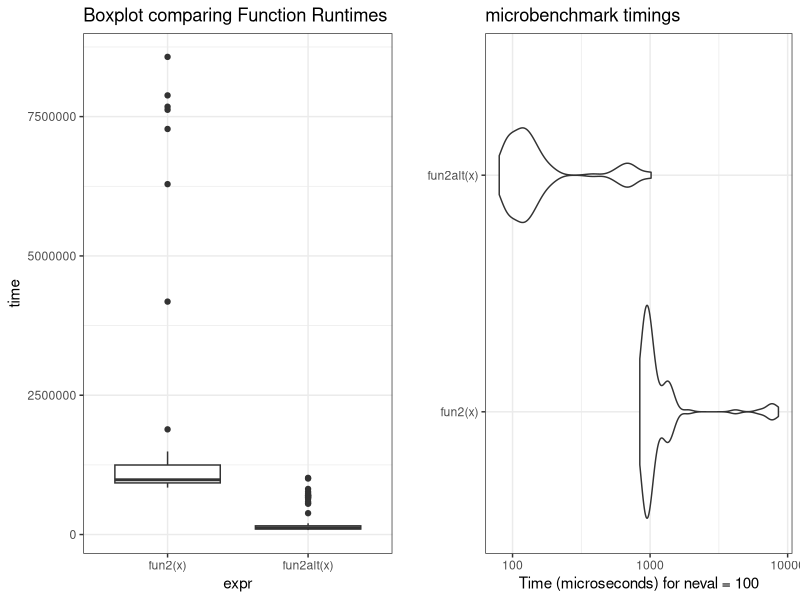

R code for this plot: (Note: this script raises an error after producing the figure.)
## ---- chunk 1
# install any missing packages
# install.packages("microbenchmark")
# install.packages("parallel")

library(parallel)
library(microbenchmark)
library(ggplot2)
## ---- chunk 2

# For loop with rbind is inefficient (repeated reallocates memory as matrix grows)
fun1 <- function(n = 100, k = 4, lambda = 4) {
  x <- NULL
  
  for (i in 1:n)
    x <- rbind(x, rpois(k, lambda))
  
  return(x)
}

# Use matrix function - preallocate memory
fun1alt <- function(n = 100, k = 4, lambda = 4) {
  matrix(rpois(n*k, lambda = lambda), ncol = k)
}

# Benchmarking
microbenchmark::microbenchmark(
  fun1(100),
  fun1alt(100),
  unit = "us"
)
## ---- chunk 3
# Data Generating Process (10 x 10,000 matrix)
set.seed(1234)
x <- matrix(rnorm(1e4), nrow=10)

# Find each column's max value. Loops through all columns and applys max on each column. Slower than direct matrix indexing
fun2 <- function(x) {
  apply(x, 2, max)
}

# Avoid function call inside loops
fun2alt <- function(x) {
  # YOUR CODE HERE
  x[cbind(max.col(t(x)), 1:ncol(x))]
}

# Benchmarking
res <- microbenchmark::microbenchmark(
  fun2(x),
  fun2alt(x),
  unit = "us"
)

## ---- chunk 4

library(gridExtra)

boxplot <- ggplot(res, aes(x=expr, y=time)) + 
  geom_boxplot() + 
  theme_bw() + 
  labs(
    title = "Boxplot comparing Function Runtimes"
  )

autoplot <- autoplot(res) + theme_bw()

grid.arrange(boxplot, autoplot, ncol = 2)

## ---- chunk 5
my_boot <- function(dat, stat, R, ncpus = 1L) {
  
  # Getting the random indices
  n <- nrow(dat)
  idx <- matrix(sample.int(n, n*R, TRUE), nrow=n, ncol=R)
 
  # Making the cluster using `ncpus`
  # STEP 1: Create cluster for parallel computing using multiple cores
  # PSOCK = Parallel socket cluster
  # Create worker nodes
  clust <- makePSOCKcluster(ncpus)
  
  # STEP 2: 
  #Prevent memory leak - shut down cluster on exit
  # on.exit(stopcluster(clust))
  
  # Export variables to the cluster
  # Send variables to worker nodes - running in isolated env so they don't have access to global vars
  # idx - resampling indices for bootstrapping
  # dat - dataset
  # stat - statistical function used to compute estimates
  clusterExport(clust, varlist = c("idx", "dat", "stat"), envir = environment())
  
  
  # STEP 3: THIS FUNCTION NEEDS TO BE REPLACED WITH parLapply
  ans <- parLapply(clust, seq_len(R), function(i) {
    stat(dat[idx[,i], , drop=FALSE])
  })
  
  # Coercing the list into a matrix
  ans <- do.call(rbind, ans)
  
  # STEP 4: Free system resources
  stopCluster(clust)
  
  ans
  
}
## ---- chunk 6
# Bootstrap of a linear regression model
my_stat <- function(d) {coef(lm(y ~ x, data = d))} 

# DATA SIM
set.seed(1)
n <- 500 
R <- 1e4
x <- cbind(rnorm(n)) 
y <- x*5 + rnorm(n)

# Check if we get something similar as lm
# OLS Confidence Interval
ans0 <- confint(lm ( y ~ x))
cat("OLS CI \n")
print(ans0)

ans1 <- my_boot(dat = data.frame(x, y), my_stat, R = R, ncpus = 4)
qs <- c(0.025, 0.975)
cat("Bootstrap CI \n")
print(t(apply(ans1, 2, quantile, probs=qs)))


## ---- chunk 7
# your code here

parallel::detectCores()

# non-parallel 1 core
system.time(my_boot(dat = data.frame(x, y), my_stat, R = 4000, ncpus = 1L))

# Parallel 4 core
system.time(my_boot(dat = data.frame(x, y), my_stat, R = 4000, ncpus = 8L))


